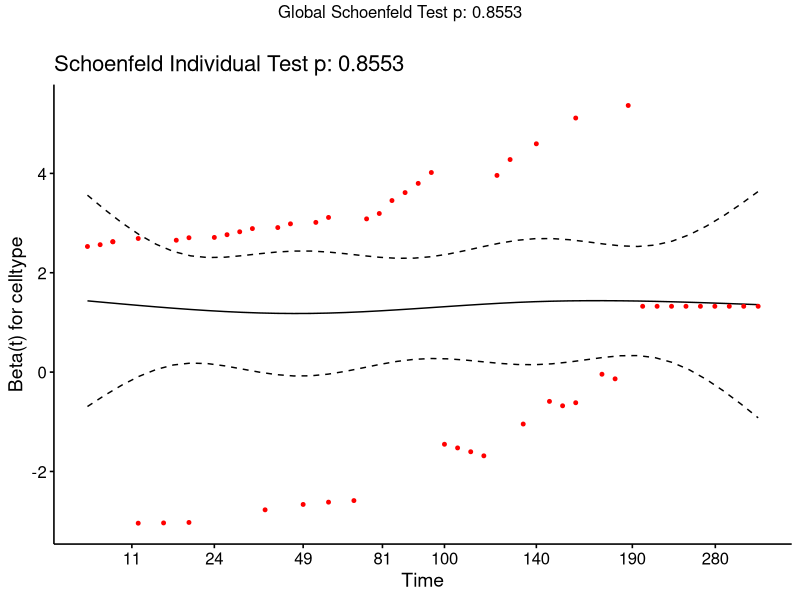
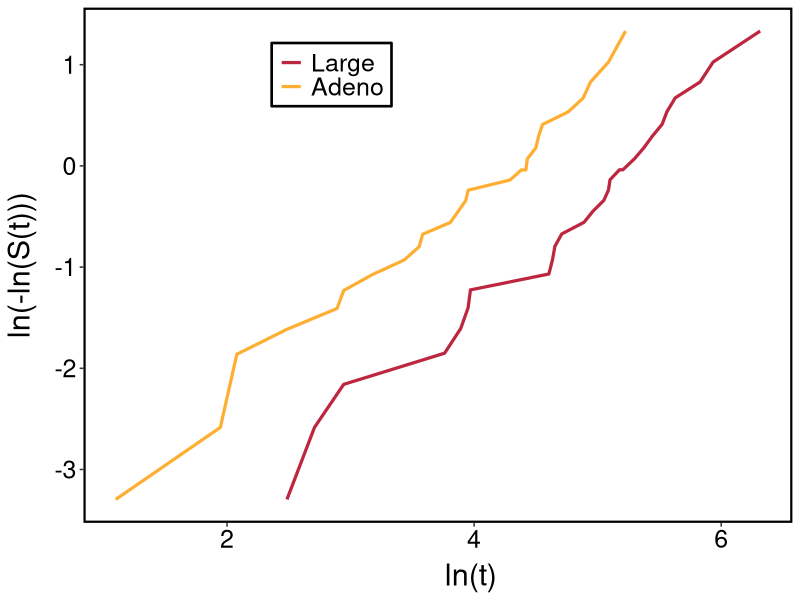

Source code (R) for these figures, in order:
library(lattice)
library(survival)
library(ggplot2)
library(survminer)
library(ggpubr)

#Datos de los pacientes con células cancerígenas tipo Large y Adeno
Large <-veteran[veteran$celltype =='large',]
Adeno <-veteran[veteran$celltype =='adeno',]

#Objeto Surv y funcion survfit para cada tipo de célula 
Large.surv <- Surv(Large$time, Large$status)
Adeno.surv <- Surv(Adeno$time, Adeno$status)

#Se calcula la función de riesgo acumulado
mod1<-coxph(Large.surv~1, data=Large, method="breslow")
mod2<-coxph(Adeno.surv~1, data=Adeno, method="breslow")
bh1 <- basehaz(mod1)
bh2 <- basehaz(mod2)
lnhazard1<-log(bh1[,1])
lntime1<-log(bh1[,2])
lnhazard2<-log(bh2[,1])
lntime2<-log(bh2[,2])

#DataFrames
dfLarge <- data.frame(dx = lntime1, dy = lnhazard1)
dfAdeno <- data.frame(dx1 = lntime2, dy1 = lnhazard2)

#DataFrame ÚNICAMENTE para las celulas Large y Adeno
juntos <-merge(Large, Adeno, all = TRUE)

#Estimación de los coeficientes del modelo
fitcomp <- coxph(Surv(time, status)~celltype, data=juntos)

#Verificación de las hipótesis de riesgo proporcionales
ftest <- cox.zph(fitcomp)

#p-valor para cada una de las covariables
p_valor <- ftest

#Gráfica de los residuos de Schoenfeld
ggcoxzph(ftest)

#Representación de las curvas de supervivencia log-log 
ggplot()+
  geom_line(data = dfLarge,aes(x=dx, y=dy, color='0'),size=1.1)+
  geom_line(data = dfAdeno,aes(x=dx1, y=dy1, color='1'),size=1.1)+
  theme(panel.background = element_rect(fill = 'white'),
        panel.border = element_rect(color = "black", fill=NA, size = 1.5),
        axis.text = element_text(color = "black",size=18),
        axis.title.x = element_text(size=rel(2), hjust=0.55, margin = margin(t = 7)),
        axis.title.y = element_text(size=rel(2),margin = margin(r = 13)),
        legend.position = c(0.35,.87),
        legend.background = element_rect(fill = "white",colour = 1,size =0.9),
        legend.key = element_rect(fill = "white"),
        legend.text = element_text(size=18), 
        legend.title = element_blank(),   
        legend.spacing.y = unit(0.01, 'cm'),
        legend.spacing.x = unit(0.02, 'cm'))+ 
  labs(x='ln(t)', y = 'ln(-ln(S(t)))')+
  scale_colour_manual(' ',values = c('0'='#BD263E','1'='#FFAE34'),
                      labels = c("Large","Adeno"))
  
